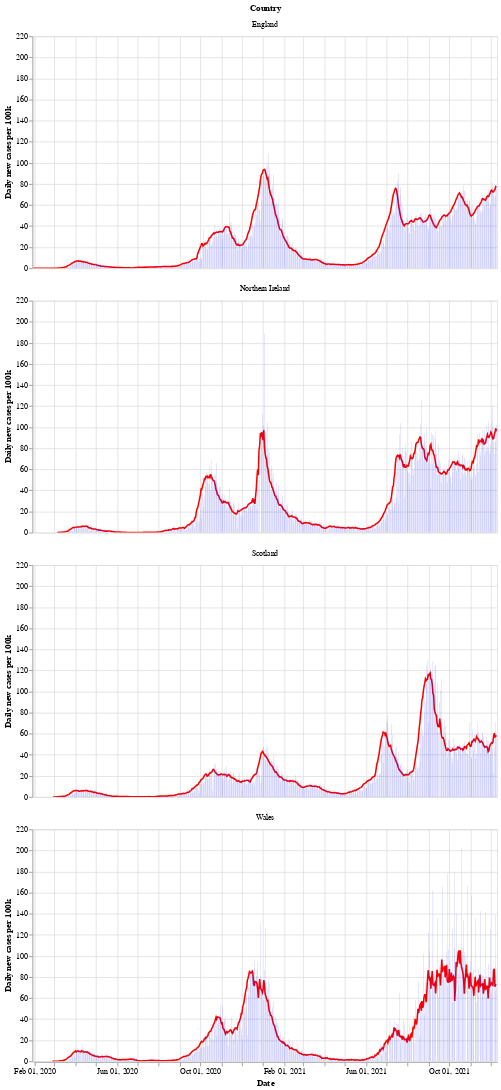

Notebook code cell kept with this figure:
### Markdown cell above
Next is a bar chart of the number of new cases in each country (per 100k population), with the 7 day moving average of cases. Again we see that Wales saw a longer period of raising and falling cases compared to the other countries.

After a period of cases falling, each nation is now seeing a rise in the number of cases - especially in Wales.

### Code cell
# collapse
bars = alt.Chart(uk_cases).mark_bar().encode(
    x=alt.X("yearmonthdate(date):T", axis=alt.Axis(title='Date')),
    y=alt.Y("newCasesRate:Q", axis=alt.Axis(title='Daily new cases per 100k')),
    tooltip='newCasesRate',
    color=alt.condition(
        alt.datum.dailyChange > 0,
        alt.value("orange"),  # The positive color
        alt.value("blue")  # The negative color
    )
).properties(title='New cases per 100k population with rolling 7 day average', width=600).interactive()
line = alt.Chart(uk_cases).mark_line(
    color='red',
    size=2,
).transform_window(
    rolling_mean='mean(newCasesRate)',
    frame=[0, 7],
    groupby=['areaName']
).encode(
    x='yearmonthdate(date):T',
    y='rolling_mean:Q'
)
alt.layer(line, bars, data=uk_cases).facet(alt.Row('areaName', title='Country'), columns=1)

### Figure 1 — Vega-Lite specification as saved in the notebook (floating-point values rounded to 4 significant figures; data arrays with more than 128 entries replaced by an {"elided": "..."} marker saying what was removed)
{"config": {"view": {"continuousWidth": 400, "continuousHeight": 300}}, "data": {"name": "data-d2b0548c0814c66937172598fc67c17b"}, "facet": {"type": "nominal", "field": "areaName", "title": "Country"}, "spec": {"layer": [{"mark": {"type": "line", "color": "red", "size": 2}, "encoding": {"x": {"type": "temporal", "field": "date", "timeUnit": "yearmonthdate"}, "y": {"type": "quantitative", "field": "rolling_mean"}}, "transform": [{"window": [{"op": "mean", "field": "newCasesRate", "as": "rolling_mean"}], "frame": [0, 7], "groupby": ["areaName"]}]}, {"mark": "bar", "encoding": {"color": {"condition": {"value": "orange", "test": "(datum.dailyChange > 0)"}, "value": "blue"}, "tooltip": {"type": "quantitative", "field": "newCasesRate"}, "x": {"type": "temporal", "axis": {"title": "Date"}, "field": "date", "timeUnit": "yearmonthdate"}, "y": {"type": "quantitative", "axis": {"title": "Daily new cases per 100k"}, "field": "newCasesRate"}}, "selection": {"selector002": {"type": "interval", "bind": "scales", "encodings": ["x", "y"]}}, "title": "New cases per 100k population with rolling 7 day average", "width": 600}]}, "columns": 1, "$schema": "https://vega.github.io/schema/vega-lite/v4.8.1.json", "datasets": {"data-d2b0548c0814c66937172598fc67c17b": {"elided": "2628 records"}}}
